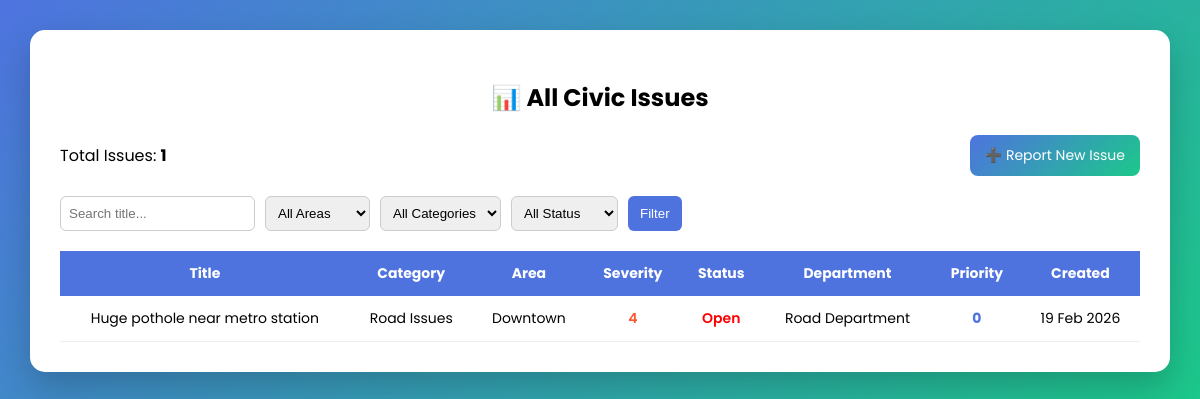
The app's page /issues/ with its own data.
### core/models.py (models this page shows, shortened)
class Issue(models.Model):
    CATEGORY_CHOICES = [
        ('road', 'Road Issues'),
        ('water', 'Water Issues'),
        ('electricity', 'Electricity Issues'),
        ('sanitation', 'Sanitation Issues'),
        ('public_safety', 'Public Safety'),
        ('other', 'Other'),
    ]
    STATUS_CHOICES = [
        ('open', 'Open'),
        ('progress', 'In Progress'),
        ('resolved', 'Resolved'),
    ]
    title = models.CharField(max_length=200)
    description = models.TextField()
    category = models.CharField(max_length=50, choices=CATEGORY_CHOICES)
    area = models.ForeignKey(Area, on_delete=models.CASCADE)
    severity = models.IntegerField(default=1)
    status = models.CharField(max_length=20, choices=STATUS_CHOICES, default='open')
    reported_by = models.ForeignKey(User, on_delete=models.CASCADE)
    assigned_department = models.ForeignKey(
        Department,
        on_delete=models.SET_NULL,
        null=True,
        blank=True
    )
    created_at = models.DateTimeField(auto_now_add=True)
    resolved_at = models.DateTimeField(null=True, blank=True)
    priority_score = models.IntegerField(default=0)

class Area(models.Model):
    name = models.CharField(max_length=100)

class Department(models.Model):
    name = models.CharField(max_length=100)

### core/views.py (the view)
# urls.py: path('issues/', views.issue_list, name='issues'),
def issue_list(request):
    issues = Issue.objects.all().order_by('-priority_score')
    search = request.GET.get('search')
    area = request.GET.get('area')
    category = request.GET.get('category')
    status = request.GET.get('status')
    if search:
        issues = issues.filter(title__icontains=search)
    if area:
        issues = issues.filter(area_id=area)
    if category:
        issues = issues.filter(category=category)
    if status:
        issues = issues.filter(status=status)
    areas = Area.objects.all()
    return render(request, "issues.html", {
        "issues": issues,
        "areas": areas,
    })

### core/templates/issues.html (shortened to what this page needs)
<!DOCTYPE html>
<html>
<head>
</head>
<body>
<div class="container">
    <h2>📊 All Civic Issues</h2>
    <div class="top-bar">
        <div>
            Total Issues: <strong>{{ issues|length }}</strong>
        </div>
        <a class="btn" href="/report/">➕ Report New Issue</a>
    </div>
    <form method="GET">
        <div class="filters">
            <input type="text" name="search" placeholder="Search title..." value="{{ request.GET.search }}">
            <select name="area">
                <option value="">All Areas</option>
            </select>
            <select name="category">
                <option value="">All Categories</option>
            </select>
            <select name="status">
                <option value="">All Status</option>
            </select>
            <button type="submit">Filter</button>
        </div>
    </form>
    <table>
        <tr>
            <th>Title</th>
            <th>Category</th>
            <th>Area</th>
            <th>Severity</th>
            <th>Status</th>
            <th>Department</th>
            <th>Priority</th>
            <th>Created</th>
        </tr>
        {% for issue in issues %}
        <tr>
            <td>{{ issue.title }}</td>
            <td>{{ issue.get_category_display }}</td>
            <td>{{ issue.area.name }}</td>
            <td class="severity-{{ issue.severity }}">
                {{ issue.severity }}
            </td>
            <td class="status-{{ issue.status }}">
                {{ issue.get_status_display }}
            </td>
            <td>
                {% if issue.assigned_department %}
                    {{ issue.assigned_department.name }}
                {% else %}
                    Not Assigned
                {% endif %}
            </td>
            <td class="priority">
                {{ issue.priority_score }}
            </td>
            <td>{{ issue.created_at|date:"d M Y" }}</td>
        </tr>
        {% empty %}
        <tr>
            <td colspan="8">No issues found.</td>
        </tr>
        {% endfor %}
    </table>
</div>
</body>
</html>

### core/templates/issues.html (style rules this page uses)
body { margin: 0; font-family: 'Poppins', sans-serif; background: linear-gradient(135deg, #4e73df, #1cc88a); padding: 30px; }
.container { background: white; padding: 30px; border-radius: 15px; box-shadow: 0 15px 35px rgba(0,0,0,0.2); max-width: 1200px; margin: auto; }
h2 { text-align: center; margin-bottom: 20px; }
.top-bar { display: flex; justify-content: space-between; align-items: center; flex-wrap: wrap; margin-bottom: 20px; }
.btn { padding: 10px 15px; border-radius: 8px; text-decoration: none; color: white; font-size: 14px; background: linear-gradient(135deg, #4e73df, #1cc88a); transition: 0.3s; }
.filters { display: flex; flex-wrap: wrap; gap: 10px; margin-bottom: 20px; }
.filters input, .filters select { padding: 8px; border-radius: 6px; border: 1px solid #ccc; }
.filters button { padding: 8px 12px; border-radius: 6px; border: none; background: #4e73df; color: white; cursor: pointer; }
table { width: 100%; border-collapse: collapse; font-size: 14px; }
th { background: #4e73df; color: white; padding: 12px; text-align: center; }
td { padding: 12px; text-align: center; border-bottom: 1px solid #eee; }
.severity-4 { color: #ff5733; font-weight: 600; }
.status-open { color: red; font-weight: 600; }
.priority { font-weight: 700; color: #4e73df; }

### records on screen
Issue: title "Huge pothole near metro station", category "Road Issues", area.name "Downtown", severity "4", status "Open", assigned_department.name "Road Department", priority_score "0", created_at "19 Feb 2026"

### other values on screen
{{ issues|length }} "1"
